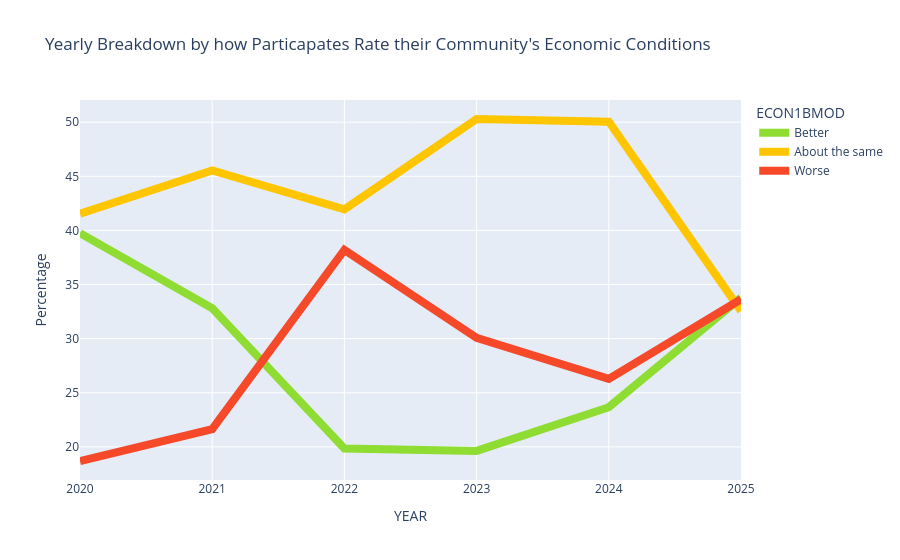
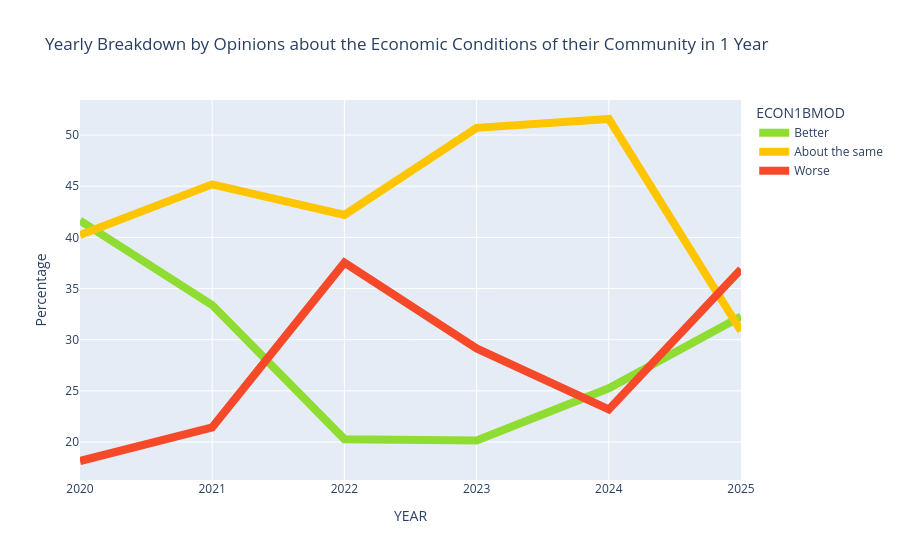

Notebook cell for these charts, in order:
### Code cell
examine_changes('ECON1BMOD',True,'Yearly Breakdown by how Particapates Rate their Community\'s Economic Conditions')

examine_changes('ECON1BMOD',False,'Yearly Breakdown by Opinions about the Economic Conditions of their Community in 1 Year')

### Figure 1 — Plotly figure (JSON) as saved in the notebook; plotly's stock layout.template omitted (floating-point values rounded to 4 significant figures)
{"data": [{"customdata": [[1628.0], [1289.0], [798.7], [1120.0], [1321.0], [1694.0]], "hovertemplate": "ECON1BMOD=Better<br>YEAR=%{x}<br>Percent=%{y}<br>Count=%{customdata[0]}<extra></extra>", "legendgroup": "Better", "line": {"color": "#8fdc32", "dash": "solid", "width": 8}, "marker": {"symbol": "circle"}, "mode": "lines", "name": "Better", "orientation": "v", "showlegend": true, "type": "scatter", "x": [2020, 2021, 2022, 2023, 2024, 2025], "xaxis": "x", "y": [39.75, 32.81, 19.86, 19.63, 23.67, 33.8], "yaxis": "y"}, {"customdata": [[1702.0], [1788.0], [1687.0], [2870.0], [2793.0], [1632.0]], "hovertemplate": "ECON1BMOD=About the same<br>YEAR=%{x}<br>Percent=%{y}<br>Count=%{customdata[0]}<extra></extra>", "legendgroup": "About the same", "line": {"color": "#ffc500", "dash": "solid", "width": 8}, "marker": {"symbol": "circle"}, "mode": "lines", "name": "About the same", "orientation": "v", "showlegend": true, "type": "scatter", "x": [2020, 2021, 2022, 2023, 2024, 2025], "xaxis": "x", "y": [41.55, 45.54, 41.94, 50.3, 50.05, 32.56], "yaxis": "y"}, {"customdata": [[765.5], [849.9], [1537.0], [1716.0], [1466.0], [1686.0]], "hovertemplate": "ECON1BMOD=Worse<br>YEAR=%{x}<br>Percent=%{y}<br>Count=%{customdata[0]}<extra></extra>", "legendgroup": "Worse", "line": {"color": "#f6492a", "dash": "solid", "width": 8}, "marker": {"symbol": "circle"}, "mode": "lines", "name": "Worse", "orientation": "v", "showlegend": true, "type": "scatter", "x": [2020, 2021, 2022, 2023, 2024, 2025], "xaxis": "x", "y": [18.69, 21.64, 38.2, 30.07, 26.28, 33.64], "yaxis": "y"}], "layout": {"legend": {"title": {"text": "ECON1BMOD"}, "tracegroupgap": 0}, "title": {"text": "Yearly Breakdown by how Particapates Rate their Community's Economic Conditions"}, "xaxis": {"anchor": "y", "domain": [0, 1], "title": {"text": "YEAR"}, "type": "category"}, "yaxis": {"anchor": "x", "domain": [0, 1], "title": {"text": "Percentage"}}}}

### Figure 2 — Plotly figure (JSON) as saved in the notebook; plotly's stock layout.template omitted (floating-point values rounded to 4 significant figures)
{"data": [{"customdata": [[1705], [1310], [816], [1151], [1410], [1617]], "hovertemplate": "ECON1BMOD=Better<br>YEAR=%{x}<br>Percent=%{y}<br>Count=%{customdata[0]}<extra></extra>", "legendgroup": "Better", "line": {"color": "#8fdc32", "dash": "solid", "width": 8}, "marker": {"symbol": "circle"}, "mode": "lines", "name": "Better", "orientation": "v", "showlegend": true, "type": "scatter", "x": [2020, 2021, 2022, 2023, 2024, 2025], "xaxis": "x", "y": [41.64, 33.38, 20.28, 20.16, 25.25, 32.27], "yaxis": "y"}, {"customdata": [[1647], [1773], [1698], [2895], [2880], [1546]], "hovertemplate": "ECON1BMOD=About the same<br>YEAR=%{x}<br>Percent=%{y}<br>Count=%{customdata[0]}<extra></extra>", "legendgroup": "About the same", "line": {"color": "#ffc500", "dash": "solid", "width": 8}, "marker": {"symbol": "circle"}, "mode": "lines", "name": "About the same", "orientation": "v", "showlegend": true, "type": "scatter", "x": [2020, 2021, 2022, 2023, 2024, 2025], "xaxis": "x", "y": [40.22, 45.18, 42.2, 50.7, 51.57, 30.85], "yaxis": "y"}, {"customdata": [[743], [841], [1510], [1664], [1295], [1848]], "hovertemplate": "ECON1BMOD=Worse<br>YEAR=%{x}<br>Percent=%{y}<br>Count=%{customdata[0]}<extra></extra>", "legendgroup": "Worse", "line": {"color": "#f6492a", "dash": "solid", "width": 8}, "marker": {"symbol": "circle"}, "mode": "lines", "name": "Worse", "orientation": "v", "showlegend": true, "type": "scatter", "x": [2020, 2021, 2022, 2023, 2024, 2025], "xaxis": "x", "y": [18.14, 21.43, 37.52, 29.14, 23.19, 36.88], "yaxis": "y"}], "layout": {"legend": {"title": {"text": "ECON1BMOD"}, "tracegroupgap": 0}, "title": {"text": "Yearly Breakdown by Opinions about the Economic Conditions of their Community in 1 Year"}, "xaxis": {"anchor": "y", "domain": [0, 1], "title": {"text": "YEAR"}, "type": "category"}, "yaxis": {"anchor": "x", "domain": [0, 1], "title": {"text": "Percentage"}}}}
